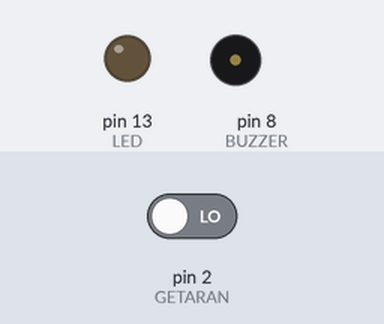
Bench run of a sketch on a simulated Arduino Uno, built with avr-gcc and run on an emulated ATmega328P. Parts: output pins drawn as LEDs (lit = HIGH), buzzer (waves = sounding, pin HIGH). The inputs (shaded band) are chosen by the test bench; at power-on: pin 2 (GETARAN) LOW.

Above: at 1.2 s.
1.3 s: pin 2 (GETARAN) driven HIGH
At 2.0 s:
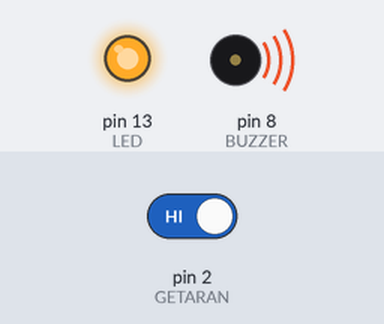
2.8 s: pin 2 (GETARAN) driven LOW
At 3.1 s:
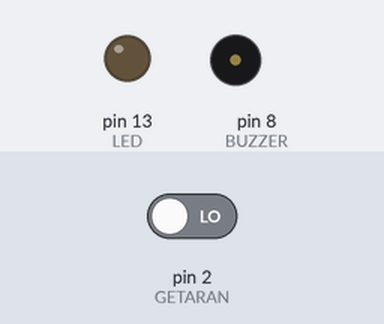
Timing chart, 0 to 5.8 s (numbered marks = the images above; inputs shaded):
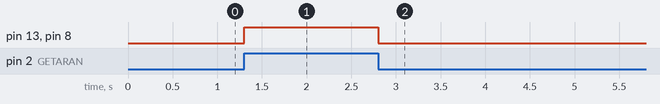

Measured:
- after the input at 1.3 s, pin 13 (LED), pin 8 (BUZZER): LOW → HIGH at once
- after the input at 2.8 s, pin 13 (LED), pin 8 (BUZZER): HIGH → LOW at once

The sketch:

11_Getaran_Buzzer_LED.ino
```cpp
const int GETARAN = 2;
const int BUZZER = 8;
const int LED = 13;

void setup() {
  pinMode(GETARAN, INPUT);
  pinMode(BUZZER, OUTPUT);
  pinMode(LED, OUTPUT);
}

void loop() {
  bool bergetar = digitalRead(GETARAN) == HIGH;
  digitalWrite(BUZZER, bergetar ? HIGH : LOW);
  digitalWrite(LED, bergetar ? HIGH : LOW);
  delay(100);
}
```
